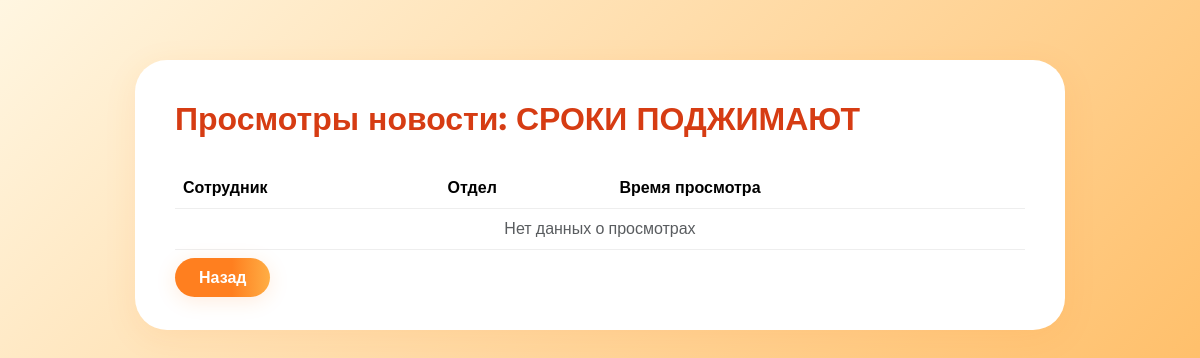
Before: /news_admin/news/views/1 (signed in) with the older database file.
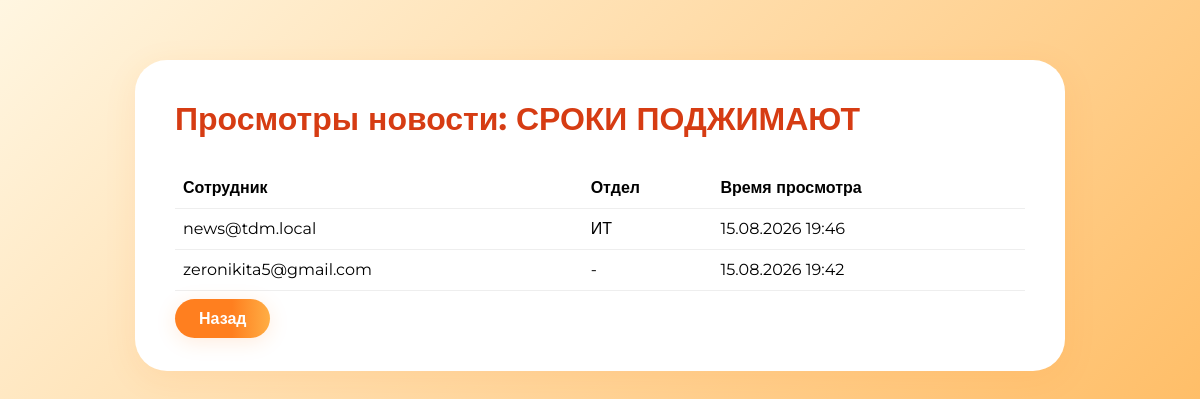
After: the same page with the newer database file.
### app.py (models this page shows)
class News(db.Model):
    id = db.Column(db.Integer, primary_key=True)
    title = db.Column(db.String(255), nullable=False)
    content = db.Column(db.Text, nullable=False)
    created_at = db.Column(db.DateTime, default=lambda: datetime.now(timezone.utc) + timedelta(hours=3))
    created_by = db.Column(db.Integer, db.ForeignKey('user.id'))
    department_id = db.Column(
        db.Integer, db.ForeignKey('department.id'), nullable=True
    )
    views = db.relationship(
        'NewsView', backref='news', lazy=True, cascade='all, delete-orphan'
    )
    files = db.relationship(
        'NewsFile', backref='news', lazy=True, cascade='all, delete-orphan'
    )

class NewsView(db.Model):
    id = db.Column(db.Integer, primary_key=True)
    news_id = db.Column(db.Integer, db.ForeignKey('news.id'), nullable=False)
    user_id = db.Column(db.Integer, db.ForeignKey('user.id'), nullable=False)
    viewed_at = db.Column(db.DateTime, default=datetime.utcnow)
    user = db.relationship(
        'User', backref=db.backref('news_views', lazy=True), lazy=True
    )

class User(db.Model):
    id = db.Column(db.Integer, primary_key=True)
    email = db.Column(db.String(120), unique=True, nullable=False)
    password = db.Column(db.String(128), nullable=False)
    is_confirmed = db.Column(db.Boolean, default=False)
    confirm_token = db.Column(db.String(64), nullable=True)
    role = db.Column(db.String(32), default='employee')
    department_id = db.Column(
        db.Integer, db.ForeignKey('department.id'), nullable=True
    )
    department = db.relationship(
        'Department', backref=db.backref('users', lazy=True)
    )

class Department(db.Model):
    __tablename__ = 'department'
    id = db.Column(db.Integer, primary_key=True)
    name = db.Column(db.String(100), nullable=False, unique=True)

### app.py (the view)
@app.route('/news_admin/news/views/<int:news_id>')
@news_admin_required
def news_views(news_id):
    news_item = News.query.get_or_404(news_id)
    views = (
        NewsView.query.filter_by(news_id=news_id)
        .order_by(NewsView.viewed_at.desc())
        .all()
    )
    return render_template('news_views.html', news=news_item, views=views)

### app.py (called while the page is built)
def news_admin_required(f):
    @wraps(f)
    def decorated_function(*args, **kwargs):
        if 'user_id' not in session or session.get('role') != 'news_admin':
            return redirect(url_for('login'))
        return f(*args, **kwargs)
    return decorated_function

### templates/news_views.html (shortened to what this page needs)
<!DOCTYPE html>
<html lang="ru">
<head>
    <link href="https://cdn.jsdelivr.net/npm/bootstrap@5.3.2/dist/css/bootstrap.min.css" rel="stylesheet">
</head>
<body>
    <div class="container">
        <div class="dashboard-box">
            <h2>Просмотры новости: {{ news.title }}</h2>
            <table class="table">
                <thead>
                    <tr>
                        <th>Сотрудник</th>
                        <th>Отдел</th>
                        <th>Время просмотра</th>
                    </tr>
                </thead>
                <tbody>
                    {% for view in views %}
                    <tr>
                        <td>{{ view.user.email }}</td>
                        <td>
                            {% if view.user.department %}
                                {{ view.user.department.name }}
                            {% else %}
                                -
                            {% endif %}
                        </td>
                        <td>{{ view.viewed_at.strftime("%d.%m.%Y %H:%M") }}</td>
                    </tr>
                    {% else %}
                    <tr>
                        <td colspan="3" class="text-center text-muted">Нет данных о просмотрах</td>
                    </tr>
                    {% endfor %}
                </tbody>
            </table>
            <a href="{{ url_for('news_admin_news') }}" class="btn-main">Назад</a>
        </div>
    </div>
</body>
</html>

### templates/news_views.html (style rules this page uses)
body { font-family: 'Montserrat', sans-serif; background: linear-gradient(135deg, #fff6e1 0%, #ffae45 100%); margin: 0; padding: 0; min-height: 100vh; }
.container { max-width: 960px; margin: 60px auto; padding: 0 15px; }
.dashboard-box { background: #fff; border-radius: 32px; padding: 40px; box-shadow: 0 8px 32px rgba(255,127,31,0.1); animation: fadeInUp 0.8s ease-out; }
h2 { color: #d63c13; margin-bottom: 30px; font-weight: 700; }
table { width: 100%; border-collapse: collapse; margin-bottom: 20px; }
th, td { padding: 12px 15px; text-align: left; border-bottom: 1px solid #eee; }
thead { background: linear-gradient(90deg, #ffae45 0%, #fff6e1 100%); color: #444; }
.btn-main { background: linear-gradient(90deg, #ff7f1f 60%, #ffae45 100%); color: #fff; font-weight: 600; padding: 10px 24px; border: none; border-radius: 24px; box-shadow: 0 4px 20px rgba(255,127,31,0.15); transition: all 0.2s; text-decoration: none; }

Changed rows visible on the page:
added NewsView: user.email "news@tdm.local", user.department.name "ИТ", viewed_at "15.08.2026 19:46"
added NewsView: user.email "zeronikita5@gmail.com", viewed_at "15.08.2026 19:42"
Other visible differences:
text no longer shown: "Нет данных о просмотрах"
